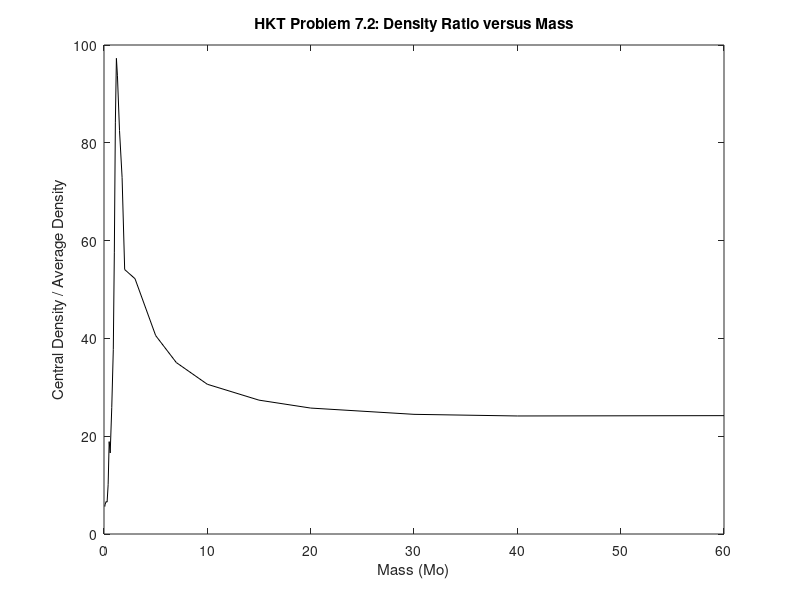

Source code (MATLAB):
%Astro 580 HW4 Problem 7.2 (HKT)
%Simple code to determine density ratio from tabulated M, R, central density data

clear,clc

%Enter Tabulated data from HKT Tables 2.5 & 2.6

%Mass in Solar Masses
MMo = [60;40;30;20;15;10;7;5;3;2;1.75;1.50;1.30;1.20;1.10;1.00;0.90;0.75;0.60;0.50;0.40;0.30;0.20;0.10;0.08]; 
%Radius in 10^10 cm
R10 = [70.96;56.89;48.53;38.73;32.89;25.94;20.99;17.18;12.76;10.30;9.695;9.151;8.827;8.648;8.032;6.931;5.902;4.834;3.908;3.553;2.640;2.054;1.519;0.805;0.650];
%Central Density in g/cm^3
rhoc = [1.93;2.49;3.05;4.21;5.48;8.33;12.6;19.0;35.8;47.0;66.5;76.7;84.1;85.7;84.9;82.2;78.5;81.5;79.1;100;104;107;180;545;775];

%Convert R10 to cm
R = R10.*10^10;

%Convert MMo to g
Msun = 1.989*10^33; %Mo in g
M = MMo.*Msun;

%Find <rho>
vc = 3/(4*pi);
rhoav = vc*(M./(R.^3));

%Find rhoc/<rho>
rhorat = rhoc./rhoav

plot(MMo,rhorat,'k')
xlabel('Mass (Mo)')
ylabel('Central Density / Average Density')
title('HKT Problem 7.2: Density Ratio versus Mass')